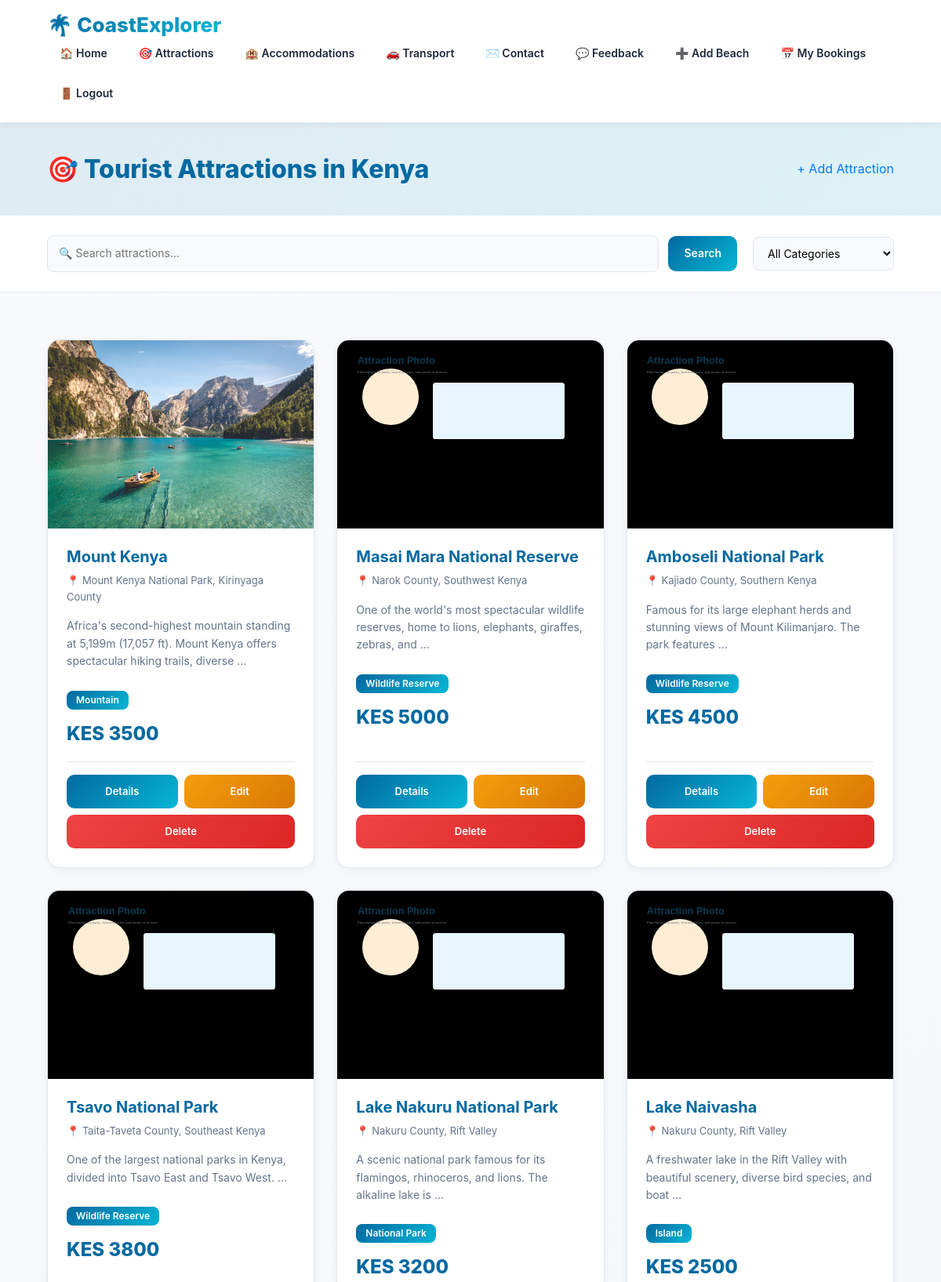
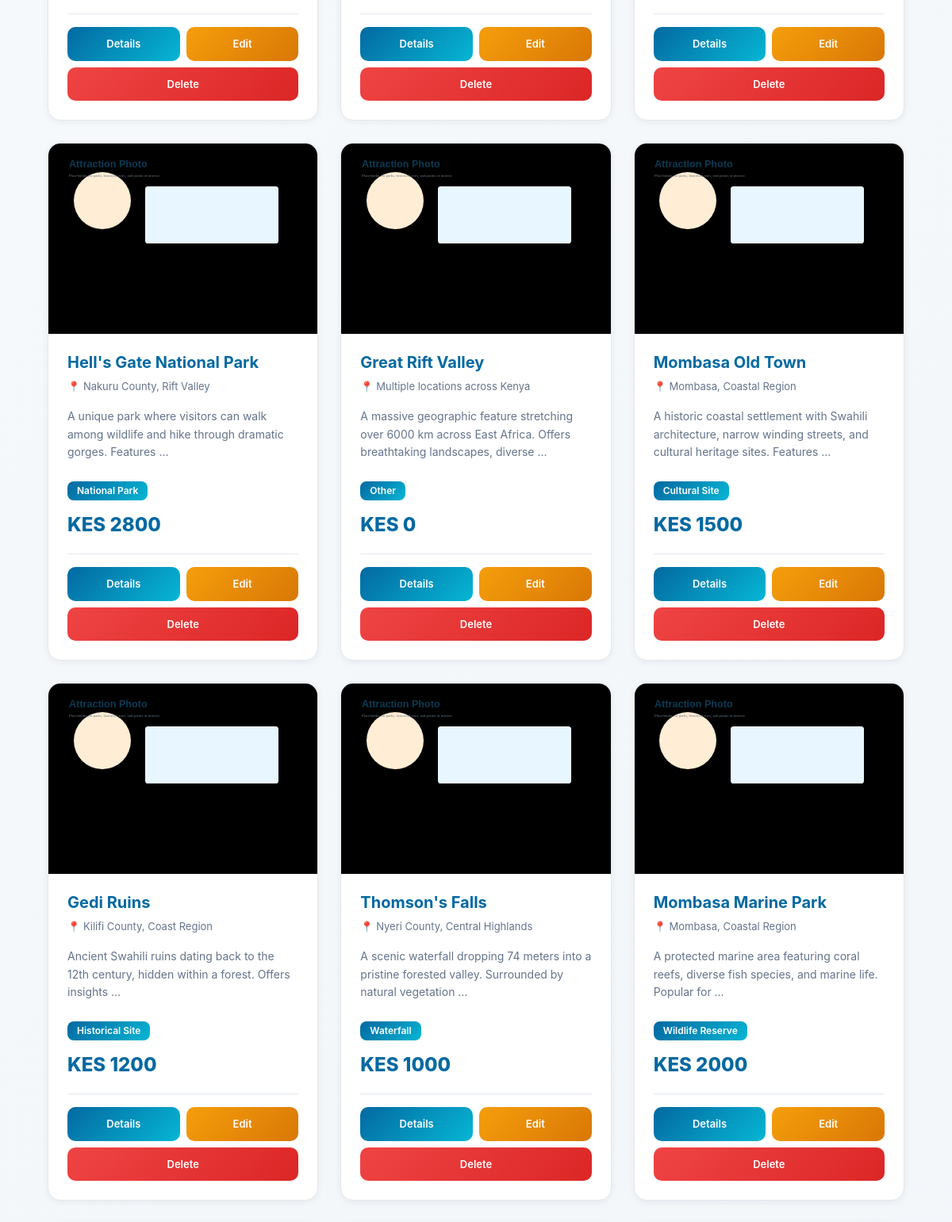
/attractions/ (signed in, upper part), run on the app's committed database (2 pictures, top to bottom).
### tourism/models.py (models this page shows, shortened)
class TouristAttraction(models.Model):
    CATEGORY_CHOICES = [
        ('national_park', 'National Park'),
        ('wildlife', 'Wildlife Reserve'),
        ('cultural', 'Cultural Site'),
        ('mountain', 'Mountain'),
        ('waterfall', 'Waterfall'),
        ('island', 'Island'),
        ('historical', 'Historical Site'),
        ('other', 'Other'),
    ]
    name = models.CharField(max_length=100)
    location = models.CharField(max_length=100)
    category = models.CharField(max_length=20, choices=CATEGORY_CHOICES)
    description = models.TextField()
    entry_fee = models.IntegerField(default=0)
    best_time_to_visit = models.CharField(max_length=200, blank=True)
    image = models.ImageField(upload_to='attraction_images/', blank=True, null=True)
    latitude = models.FloatField(blank=True, null=True)
    longitude = models.FloatField(blank=True, null=True)
    created_at = models.DateTimeField(default=timezone.now)

### tourism/views.py (the view)
# urls.py: path('attractions/', views.attractions, name='attractions'),
@login_required
def attractions(request):
    query = request.GET.get('q', '')
    category = request.GET.get('category', '')
    attractions_list = TouristAttraction.objects.all()
    if query:
        attractions_list = attractions_list.filter(name__icontains=query) | attractions_list.filter(location__icontains=query)
    if category:
        attractions_list = attractions_list.filter(category=category)
    categories = TouristAttraction.CATEGORY_CHOICES
    return render(request, 'attractions.html', {
        'attractions': attractions_list,
        'categories': categories,
        'query': query,
        'selected_category': category,
    })

### tourism/templates/attractions.html (shortened to what this page needs)
{% extends 'base.html' %}
{% block content %}
<div class="attractions-header">
    <h1>🎯 Tourist Attractions in Kenya</h1>
    <a href="{% url 'create_attraction' %}" class="add-btn">+ Add Attraction</a>
</div>
<div class="filter-section">
    <form method="GET" action="{% url 'attractions' %}" style="flex: 1; display: flex; gap: 12px; min-width: 300px;">
        <input type="text" name="q" placeholder="🔍 Search attractions..." value="{{ query }}" style="flex: 1;">
        <button type="submit" style="padding: 11px 20px;">Search</button>
    </form>
    <form method="GET" action="{% url 'attractions' %}" style="display: flex; gap: 12px; align-items: center;">
        <select name="category" onchange="this.form.submit()" style="min-width: 180px;">
            <option value="">All Categories</option>
        </select>
    </form>
</div>
{% if attractions %}
    <div class="grid">
        {% for attraction in attractions %}
            <div class="card">
                {% if attraction.image %}
                    <img src="{{ attraction.image.url }}" alt="{{ attraction.name }}">
                {% else %}
                    <div style="height: 240px; background: linear-gradient(135deg, #fef3c7 0%, #fcd34d 100%); display: flex; align-items: center; justify-content: center;">
                        <span style="color: var(--text-dark); font-size: 14px;">🎪 No Image</span>
                    </div>
                {% endif %}
                <div class="card-body">
                    <h2>{{ attraction.name }}</h2>
                    <div class="meta">
                        <span>📍 {{ attraction.location }}</span>
                    </div>
                    <p>{{ attraction.description|truncatewords:15 }}</p>
                    <div style="margin: 12px 0;">
                        <span class="badge">{{ attraction.get_category_display }}</span>
                    </div>
                    <div class="price">KES {{ attraction.entry_fee }}</div>
                    <div class="card-actions">
                        <a href="{% url 'attraction_detail' attraction.id %}">Details</a>
                        <a href="{% url 'update_attraction' attraction.id %}" style="background: linear-gradient(135deg, #f59e0b 0%, #d97706 100%);">Edit</a>
                        <a href="{% url 'delete_attraction' attraction.id %}" style="background: linear-gradient(135deg, #ef4444 0%, #dc2626 100%);">Delete</a>
                    </div>
                </div>
            </div>
        {% endfor %}
    </div>
{% else %}
    <div class="empty-message">
        <h3>🔍 No attractions found</h3>
        <p>Try adjusting your search filters or add a new attraction.</p>
    </div>
{% endif %}
{% endblock %}

### tourism/templates/base.html (style rules this page uses)
:root { --primary-dark: #0f172a; --primary-blue: #0369a1; --accent-cyan: #06b6d4; --light-bg: #f8fafc; --white: #ffffff; --text-dark: #1e293b; --text-muted: #64748b; --border: #e2e8f0; --shadow-sm: 0 2px 8px rgba(15, 23, 42, 0.06); --shadow-md: 0 8px 20px rgba(15, 23, 42, 0.1); --shadow-lg: 0 20px 60px rgba(15, 23, 42, 0.12); }
* { margin: 0; padding: 0; box-sizing: border-box; }
html, body { scroll-behavior: smooth; }
body { background: linear-gradient(135deg, #f8fafc 0%, #f1f5f9 100%); color: var(--text-dark); font-family: -apple-system, BlinkMacSystemFont, 'Segoe UI', 'Roboto', 'Oxygen', 'Ubuntu', 'Cantarell', sans-serif; line-height: 1.6; min-height: 100vh; display: flex; flex-direction: column; }
.grid { display: grid; grid-template-columns: repeat(auto-fill, minmax(320px, 1fr)); gap: 28px; padding: 60px 5% 80px; max-width: 1400px; margin: 0 auto; width: 100%; }
.card { background: var(--white); border-radius: 16px; overflow: hidden; box-shadow: var(--shadow-sm); display: flex; flex-direction: column; transition: all 0.3s cubic-bezier(0.4, 0, 0.2, 1); border: 1px solid var(--border); }
.card img { width: 100%; height: 240px; object-fit: cover; transition: transform 0.3s ease; }
.card-body { padding: 24px; flex: 1; display: flex; flex-direction: column; }
.card-body h2 { margin-bottom: 8px; color: var(--primary-blue); font-size: 20px; font-weight: 700; }
.card-body p { margin-bottom: 12px; line-height: 1.6; color: var(--text-muted); font-size: 14px; }
.meta { margin-bottom: 16px; color: var(--text-muted); font-size: 13px; display: flex; align-items: center; gap: 8px; }
.price { font-size: 24px; font-weight: 800; color: var(--primary-blue); margin-bottom: 16px; }
.card-actions { display: flex; gap: 8px; flex-wrap: wrap; padding-top: 16px; border-top: 1px solid var(--border); margin-top: auto; }
.card-actions a, .card-actions form button { flex: 1; min-width: 100px; text-align: center; text-decoration: none; border: none; color: var(--white); background: linear-gradient(135deg, var(--primary-blue) 0%, var(--accent-cyan) 100%); padding: 11px 14px; border-radius: 10px; font-weight: 600; cursor: pointer; font-size: 13px; transition: all 0.3s ease; }
.controls input, .controls select, input[type="text"], input[type="email"], input[type="password"], textarea, select { padding: 12px 16px; border: 1px solid var(--border); border-radius: 10px; outline: none; font-family: inherit; font-size: 14px; transition: all 0.3s ease; background: var(--light-bg); }
.controls button, button { padding: 12px 24px; border: none; background: linear-gradient(135deg, var(--primary-blue) 0%, var(--accent-cyan) 100%); color: var(--white); border-radius: 10px; cursor: pointer; font-weight: 600; font-size: 14px; transition: all 0.3s ease; }

### tourism/templates/attractions.html (style rules this page uses)
.attractions-header { padding: 40px 5%; background: linear-gradient(135deg, rgba(3, 105, 161, 0.1) 0%, rgba(6, 182, 212, 0.1) 100%); display: flex; justify-content: space-between; align-items: center; gap: 20px; flex-wrap: wrap; }
.attractions-header h1 { font-size: 32px; font-weight: 800; color: var(--primary-blue); margin: 0; }
.filter-section { padding: 25px 5%; background: var(--white); border-bottom: 1px solid var(--border); display: flex; gap: 20px; flex-wrap: wrap; align-items: center; }
.filter-section form { display: flex; gap: 12px; align-items: center; flex-wrap: wrap; }
.filter-section input, .filter-section select { padding: 11px 14px; border: 1px solid var(--border); border-radius: 8px; outline: none; font-size: 14px; background: var(--light-bg); transition: all 0.3s ease; }
.badge { display: inline-block; background: linear-gradient(135deg, var(--primary-blue) 0%, var(--accent-cyan) 100%); color: var(--white); padding: 6px 12px; border-radius: 8px; font-size: 12px; font-weight: 600; }

### data on the page
TouristAttraction: image (picture), name "Mount Kenya", location "Mount Kenya National Park, Kirinyaga County", description "Africa's second-highest mountain standing at 5,199m (17,057 ft). Mount Kenya offers spectacular hiking trails, diverse …", category "Mountain", entry_fee "3500"
TouristAttraction: image (placeholder picture), name "Masai Mara National Reserve", location "Narok County, Southwest Kenya", description "One of the world's most spectacular wildlife reserves, home to lions, elephants, giraffes, zebras, and …", category "Wildlife Reserve", entry_fee "5000"
TouristAttraction: image (placeholder picture), name "Amboseli National Park", location "Kajiado County, Southern Kenya", description "Famous for its large elephant herds and stunning views of Mount Kilimanjaro. The park features …", category "Wildlife Reserve", entry_fee "4500"
TouristAttraction: image (placeholder picture), name "Tsavo National Park", location "Taita-Taveta County, Southeast Kenya", description "One of the largest national parks in Kenya, divided into Tsavo East and Tsavo West. …", category "Wildlife Reserve", entry_fee "3800"
TouristAttraction: image (placeholder picture), name "Lake Nakuru National Park", location "Nakuru County, Rift Valley", description "A scenic national park famous for its flamingos, rhinoceros, and lions. The alkaline lake is …", category "National Park", entry_fee "3200"
TouristAttraction: image (placeholder picture), name "Lake Naivasha", location "Nakuru County, Rift Valley", description "A freshwater lake in the Rift Valley with beautiful scenery, diverse bird species, and boat …", category "Island", entry_fee "2500"
TouristAttraction: image (placeholder picture), name "Hell's Gate National Park", location "Nakuru County, Rift Valley", description "A unique park where visitors can walk among wildlife and hike through dramatic gorges. Features …", category "National Park", entry_fee "2800"
TouristAttraction: image (placeholder picture), name "Great Rift Valley", location "Multiple locations across Kenya", description "A massive geographic feature stretching over 6000 km across East Africa. Offers breathtaking landscapes, diverse …", category "Other", entry_fee "0"
TouristAttraction: image (placeholder picture), name "Mombasa Old Town", location "Mombasa, Coastal Region", description "A historic coastal settlement with Swahili architecture, narrow winding streets, and cultural heritage sites. Features …", category "Cultural Site", entry_fee "1500"
TouristAttraction: image (placeholder picture), name "Gedi Ruins", location "Kilifi County, Coast Region", description "Ancient Swahili ruins dating back to the 12th century, hidden within a forest. Offers insights …", category "Historical Site", entry_fee "1200"
TouristAttraction: image (placeholder picture), name "Thomson's Falls", location "Nyeri County, Central Highlands", description "A scenic waterfall dropping 74 meters into a pristine forested valley. Surrounded by natural vegetation …", category "Waterfall", entry_fee "1000"
TouristAttraction: image (placeholder picture), name "Mombasa Marine Park", location "Mombasa, Coastal Region", description "A protected marine area featuring coral reefs, diverse fish species, and marine life. Popular for …", category "Wildlife Reserve", entry_fee "2000"
